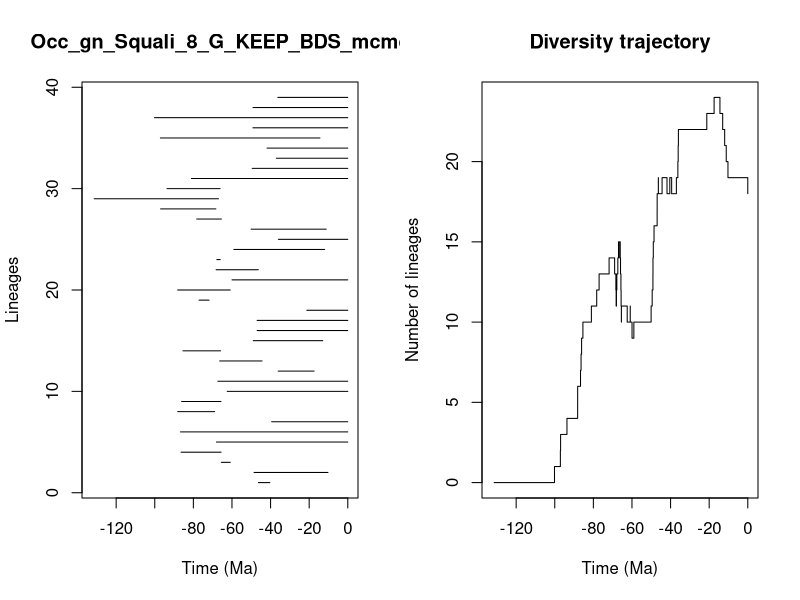

Recreate this plot in R.


pdf(file='../Results/Genus/5_MA_bins_EXT_EP_FT/pyrate_mcmc_logs/Occ_gn_Squali_8_G_KEEP_BDS_mcmc_LTT.pdf',width=0.6*20, height=0.6*10)
title = "Occ_gn_Squali_8_G_KEEP_BDS_mcmc"
ts=c(46.316315412480826, 48.5679434353365,65.50342602824666,86.37417215803323,68.03912507000793,86.65179135724766,39.440539276642475,88.13275443996687,86.09470102081515,62.46440117352961,67.32394983494702,36.05985982543182,66.36455231833162,85.41619420066044,48.94947595500215,46.94671458861798,46.96223529318816,21.23127573232664,77.02551190100334,88.14521117716832,59.9661477310966,68.19956732963169,67.83813529783447,59.02193682405844,35.94271363869481,50.080958875947154,78.26793084487848,96.97441839928054,131.40067436024296,93.67944953036535,81.03127436175664,49.529253691428124,36.99318834393742,41.84645458965439,97.09410900471967,49.14228893229335,100.1379845109114,49.11354372375936,36.22115068989025)
te=c(40.39801949760924, 10.266468612817015,60.90711793973318,65.62583526375826,0.0,0.0,0.0,68.98569059224755,65.722153357779,0.0,0.0,17.444007221168214,44.39861150998961,65.93019580209936,12.998365243670905,0.0,0.0,0.0,71.85071507125599,60.88651469420035,0.0,46.33806538600644,66.07931568528927,11.971652956522394,0.0,11.15814656066619,65.4764736129926,68.33503739515538,66.97467332767526,66.15764190376413,0.0,0.0,0.0,0.0,14.42636583546873,0.0,0.0,0.0,0.0)
div_traj=c(0, 1,2,3,4,5,6,7,8,9,10,11,12,13,14,13,12,11,12,13,14,15,14,15,14,13,12,11,10,11,10,11,10,9,10,11,12,13,14,15,16,17,18,19,18,19,18,19,18,19,20,21,22,23,24,23,22,21,20,19,18)
time_events=c(131.40067436024296, 100.1379845109114,97.09410900471967,96.97441839928054,93.67944953036535,88.14521117716832,88.13275443996687,86.65179135724766,86.37417215803323,86.09470102081515,85.41619420066044,81.03127436175664,78.26793084487848,77.02551190100334,71.85071507125599,68.98569059224755,68.33503739515538,68.19956732963169,68.03912507000793,67.83813529783447,67.32394983494702,66.97467332767526,66.36455231833162,66.15764190376413,66.07931568528927,65.93019580209936,65.722153357779,65.62583526375826,65.50342602824666,65.4764736129926,62.46440117352961,60.90711793973318,60.88651469420035,59.9661477310966,59.02193682405844,50.080958875947154,49.529253691428124,49.14228893229335,49.11354372375936,48.94947595500215,48.5679434353365,46.96223529318816,46.94671458861798,46.33806538600644,46.316315412480826,44.39861150998961,41.84645458965439,40.39801949760924,39.440539276642475,36.99318834393742,36.22115068989025,36.05985982543182,35.94271363869481,21.23127573232664,17.444007221168214,14.42636583546873,12.998365243670905,11.971652956522394,11.15814656066619,10.266468612817015,0.0)
                par(mfrow=c(1,2))
                L = length(ts)
                plot(ts, 1:L , xlim=c(-max(ts)-1,0), pch=20, type="n", main=title,xlab="Time (Ma)",ylab="Lineages")
                for (i in 1:L){segments(x0=-te[i],y0=i,x1=-ts[i],y1=i)}    
                t = -time_events
                plot(div_traj ~ t,type="s", main = "Diversity trajectory",xlab="Time (Ma)",ylab="Number of lineages",xlim=c(-max(ts)-1,0))
                abline(v=c(65,200,251,367,445),lty=2,col="gray")
                
